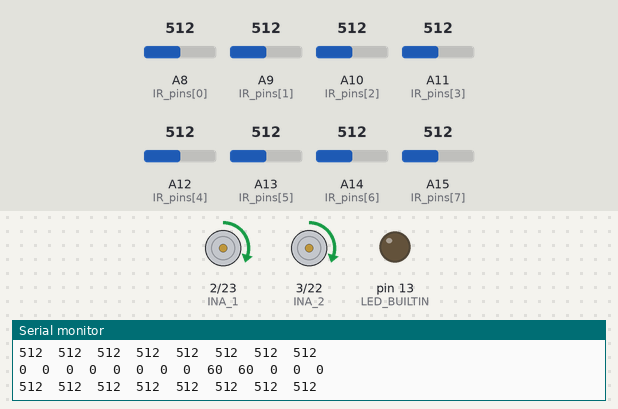
A sketch run on a simulated Arduino Mega 2560, built with avr-gcc and run on an emulated ATmega2560. Parts: motor-driver pin pairs drawn as motors (green arrow = first pin HIGH = forward, orange = second pin HIGH = backward, longer = more drive), output pins drawn as LEDs (lit = HIGH), the last lines printed to the serial monitor. The inputs (shaded band) are chosen by the test bench; at power-on: A8 (IR_pins[0]) = 512, A13 (IR_pins[5]) = 512, A15 (IR_pins[7]) = 512, A9 (IR_pins[1]) = 512, A10 (IR_pins[2]) = 512, A11 (IR_pins[3]) = 512, A12 (IR_pins[4]) = 512, A14 (IR_pins[6]) = 512.

Above: at 5.2 s.
5.3 s: A8 (IR_pins[0]) set to 263
8.3 s: A8 (IR_pins[0]) set to 239
At 8.9 s:
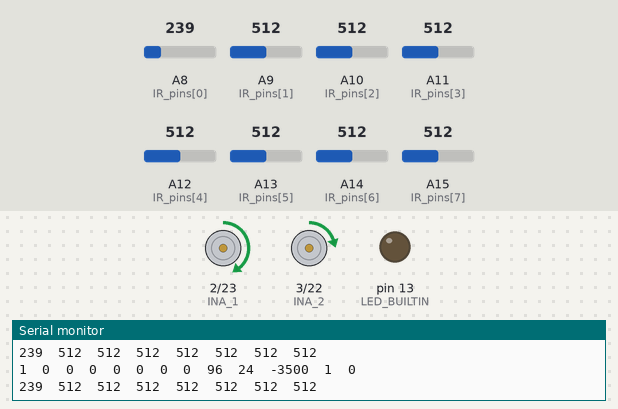
11.3 s: A13 (IR_pins[5]) set to 257
14.3 s: A13 (IR_pins[5]) set to 231
At 14.95 s:
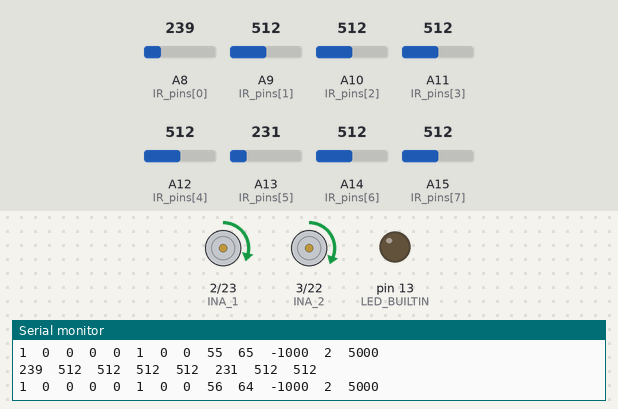
17.3 s: A15 (IR_pins[7]) set to 111
20.3 s: A15 (IR_pins[7]) set to 89
Timing chart, 0 to 24.3 s (numbered marks = the images above; inputs shaded):
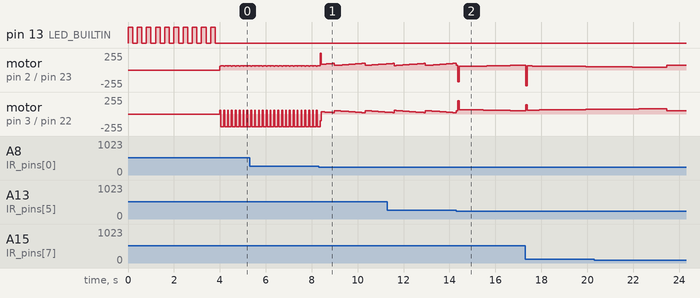

Measured:
- the behaviour switches between 250 and 249 on A8 (IR_pins[0]) (found by bisection; images 0 and 1)
- the behaviour switches between 250 and 249 on A13 (IR_pins[5]) (found by bisection; images 1 and 2)

The sketch:

dec03_editable_file.ino
```cpp
// ir array pins and globals
uint8_t const IR_pins[]={A8,A9,A10,A11,A12,A13,A14,A15};
uint16_t sensorValues[8];
uint16_t const threshold=250 ;
uint8_t IR_digital_array[8];

//motor driver pins- ENTC
uint8_t const INA_1=2;
uint8_t const INB_1=23;
uint8_t const INA_2=3;
uint8_t const INB_2=22;

//PID & errors
float const kp = 0.0067;//5-54-60-65-70
float  const kd = 0.053;//0.018// 28//35//
float const ki = 0.0005;
uint16_t const Basespeed=60;

int previouserror=0;
int error;//temporary use for checking the ir array
int control_signal_1;//for temp use of tunning and debuging- can be made local in pid func
int control_signal_2;//""
int count=0;//""
int total_error=0;//""

int integral = 0;

//line follower logic

uint8_t checkpoint = 0;

void setup() {

  // put your setup code here, to run once:
  pinMode(LED_BUILTIN, OUTPUT);
  Serial.begin(9600);

  //Motor Driver Pins
  pinMode(INA_1, OUTPUT);
  pinMode(INB_1, OUTPUT);
  pinMode(INA_2, OUTPUT);
  pinMode(INB_2, OUTPUT);

  // Configure IR array pins
  for (uint8_t i = 0;i<8;i++){pinMode(IR_pins[i],INPUT);}

  //start indicator
  for (uint8_t i = 0; i<10;i++){
    digitalWrite(LED_BUILTIN, HIGH);
    delay(200);
    digitalWrite(LED_BUILTIN, LOW);
    delay(200);
    }
}


void loop() {


pid_line_following();
delay(30);
junction_find();

}


/////////////////************************************///////////////////

void Rotate_Wheels(int speedA, int speedB) {

//shock();

//speedA = constrain(speedA,-150,150);


  if (speedA > 0) {

  digitalWrite(INB_1, LOW);
  analogWrite(INA_1, speedA);
  }else{

  digitalWrite(INB_1, HIGH);
  analogWrite(INA_1, -speedA);
  }
  if (speedB > 0) {
  digitalWrite(INB_2, LOW);
  analogWrite(INA_2, speedB);

  }else{
  digitalWrite(INB_2, HIGH);
  analogWrite(INA_2, -speedB);

  }
}

void shock(){
  Rotate_Wheels(100,100);
  delay(40);
  Rotate_Wheels(0,0);
  }

uint8_t digital_read(uint8_t pin){
  int IR_analog_value=analogRead(pin);
  if (IR_analog_value<threshold){return 1;}//the only place to change when switch from black line to white?
  else{return 0;}
}

//int error_v(){
//
//  int error_v; //return value
//  for (uint8_t i=0;i<8;i++){
//    IR_digital_array[i]=digital_read(IR_pins[i]); // see globals
//    sensorValues[i]=analogRead(IR_pins[i]); // see globals
//  }
//  //error_v  = IR_digital_array[0]*800+IR_digital_array[1]*500+IR_digital_array[2]*200+IR_digital_array[5]*-200+IR_digital_array[6]*-500+IR_digital_array[7]*-800;
//  error_v  =
//  return error_v;
//}

int error_v(){
  total_error=0;
  count =0 ;
  int error_v; //return value
  for (uint8_t i=0;i<8;i++){
    IR_digital_array[i]=digital_read(IR_pins[i]); // see globals
    if (IR_digital_array[i] == 1){
      count+=1;
      total_error =total_error+ 1000*i;
      sensorValues[i]=analogRead(IR_pins[i]); // see globals
      }

  sensorValues[i]=analogRead(IR_pins[i]);
  }

  if (count!=0){
    error_v= total_error/count-3500;
  }else{


    }
  return error_v;
}

void pid_line_following()
{

  int currenterror=error_v();
  error = currenterror;// global
  integral += currenterror;// global
  int delta=currenterror-previouserror;
  float CT = currenterror*kp + delta*kd + integral*ki;
  previouserror=currenterror;//global previouserror
  control_signal_2=  Basespeed+round(constrain(CT,-255,255));//basespeed global
  control_signal_1=  Basespeed-round(constrain(CT,-255,255));
 // motor_control(1,control_signal_1);motor_control(2,control_signal_2);
  Rotate_Wheels(control_signal_1,control_signal_2);

  delay(4);

  PID_debug();//comment out in normal operation
}


void junction_find(){
  //if 6 or more ir sensors detected, identify if it is 90 bend or T junct, wait..
  //..(either a certain distance or a time) and
  uint16_t turn_speed = 65;
  uint16_t turn_time  = 130;
  uint8_t no_iterations = 8;

  if (count>=5){
    bool left_turn = IR_digital_array[0]==1;//store the current line data
    bool right_turn = IR_digital_array[7]==1;

    //keep running pid line follow for around half a second or let go straight
    for (uint8_t i = 0;i<no_iterations;i++){ // (14)previous value
      pid_line_following();
      delay(34); // try changint the value here
    }

    //delay(500);//wait
    //pid_line_following();//update line data

    // line data has changed and "pid_line_following" has updated the values
    if (left_turn && right_turn){
      if (count == 0){
      // T junction encountered
        // turn left/ right with priority
        Rotate_Wheels(0,turn_speed);
        delay (turn_time);
        }
      else{
      // check point
        checkpoint++;
        while(true){Rotate_Wheels(0,0);}

        }
      }

    else if (left_turn){

      if (count == 0){
        Rotate_Wheels(0,turn_speed);
        delay (turn_time);
      }
      else{
        // T junc side
        return ;

      }
    }
    else if (right_turn){

      if (count == 0){
        Rotate_Wheels(turn_speed,0);
        delay (turn_time);
      }
      else{return;}
    }

  }
  else if(count == 0){
    //dead-end //turn back
    Rotate_Wheels(turn_speed,-turn_speed);
    delay (turn_time);
    }
}


void PID_debug(){
  for (uint8_t i=0;i<8;i++){
    Serial.print(sensorValues[i]);
    Serial.print('\t');
    }
  Serial.println('\t');
  for (uint8_t i=0;i<8;i++){
    Serial.print(IR_digital_array[i]);
    Serial.print('\t');
  }
  Serial.print(control_signal_1);
  Serial.print('\t');
  Serial.print(control_signal_2);
  Serial.print('\t');
  Serial.print(error);
  Serial.print('\t');
  Serial.print(count);
  Serial.print('\t');
  Serial.println(total_error);

}
```
